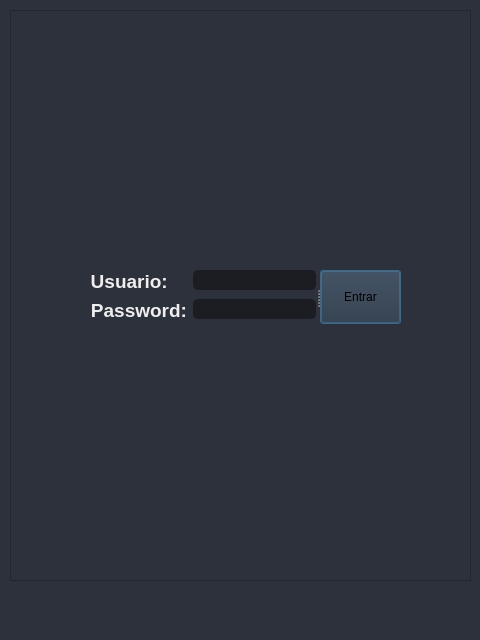
<?xml version="1.0" encoding="UTF-8"?>
<ui version="4.0">
 <class>MainWindow</class>
 <widget class="QMainWindow" name="MainWindow">
  <property name="geometry">
   <rect>
    <x>0</x>
    <y>0</y>
    <width>480</width>
    <height>640</height>
   </rect>
  </property>
  <property name="maximumSize">
   <size>
    <width>480</width>
    <height>640</height>
   </size>
  </property>
  <property name="windowTitle">
   <string>Login</string>
  </property>
  <property name="styleSheet">
   <string notr="true">background-color: rgb(44, 49, 60);</string>
  </property>
  <widget class="QWidget" name="centralwidget">
   <widget class="QFrame" name="frame">
    <property name="geometry">
     <rect>
      <x>10</x>
      <y>10</y>
      <width>461</width>
      <height>571</height>
     </rect>
    </property>
    <property name="frameShape">
     <enum>QFrame::StyledPanel</enum>
    </property>
    <property name="frameShadow">
     <enum>QFrame::Raised</enum>
    </property>
    <widget class="QLabel" name="label_3">
     <property name="geometry">
      <rect>
       <x>310</x>
       <y>40</y>
       <width>131</width>
       <height>91</height>
      </rect>
     </property>
     <property name="styleSheet">
      <string notr="true">border-image: url(:/your-logo-here2.png);</string>
     </property>
     <property name="text">
      <string/>
     </property>
    </widget>
    <widget class="QSplitter" name="splitter">
     <property name="geometry">
      <rect>
       <x>80</x>
       <y>260</y>
       <width>311</width>
       <height>54</height>
      </rect>
     </property>
     <property name="orientation">
      <enum>Qt::Horizontal</enum>
     </property>
     <widget class="QWidget" name="layoutWidget">
      <layout class="QFormLayout" name="formLayout">
       <item row="0" column="0">
        <widget class="QLabel" name="label">
         <property name="styleSheet">
          <string notr="true">color: rgb(238, 238, 236);</string>
         </property>
         <property name="text">
          <string>&lt;html&gt;&lt;head/&gt;&lt;body&gt;&lt;p align=&quot;right&quot;&gt;&lt;span style=&quot; font-size:14pt; font-weight:600;&quot;&gt;Usuario: &lt;/span&gt;&lt;/p&gt;&lt;/body&gt;&lt;/html&gt;</string>
         </property>
        </widget>
       </item>
       <item row="0" column="1">
        <widget class="QLineEdit" name="user">
         <property name="styleSheet">
          <string notr="true">QLineEdit {
	color: rgb(238, 238, 236);
	background-color: rgb(27, 29, 35);
	border-radius: 5px;
	border: 2px solid rgb(27, 29, 35);
	padding-left: 10px;
}
QLineEdit:hover {
	border: 2px solid rgb(64, 71, 88);
}
QLineEdit:focus {
	border: 2px solid rgb(91, 101, 124);
}</string>
         </property>
         <property name="placeholderText">
          <string/>
         </property>
        </widget>
       </item>
       <item row="1" column="0">
        <widget class="QLabel" name="label_2">
         <property name="styleSheet">
          <string notr="true">color: rgb(238, 238, 236);</string>
         </property>
         <property name="text">
          <string>&lt;html&gt;&lt;head/&gt;&lt;body&gt;&lt;p align=&quot;right&quot;&gt;&lt;span style=&quot; font-size:14pt; font-weight:600;&quot;&gt;Password:&lt;/span&gt;&lt;/p&gt;&lt;/body&gt;&lt;/html&gt;</string>
         </property>
        </widget>
       </item>
       <item row="1" column="1">
        <widget class="QLineEdit" name="password">
         <property name="styleSheet">
          <string notr="true">QLineEdit {
	color: rgb(238, 238, 236);
	background-color: rgb(27, 29, 35);
	border-radius: 5px;
	border: 2px solid rgb(27, 29, 35);
	padding-left: 10px;
}
QLineEdit:hover {
	border: 2px solid rgb(64, 71, 88);
}
QLineEdit:focus {
	border: 2px solid rgb(91, 101, 124);
}</string>
         </property>
         <property name="echoMode">
          <enum>QLineEdit::Password</enum>
         </property>
        </widget>
       </item>
      </layout>
     </widget>
     <widget class="QPushButton" name="ButtonLogin">
      <property name="mouseTracking">
       <bool>true</bool>
      </property>
      <property name="tabletTracking">
       <bool>true</bool>
      </property>
      <property name="styleSheet">
       <string notr="true">color: rgb(238, 238, 236);
QCommandLinkButton {	
	color: rgb(85, 170, 255);
	border-radius: 5px;
	padding: 5px;
}
QCommandLinkButton:hover {	
	color: rgb(210, 210, 210);
	background-color: rgb(44, 49, 60);
}
QCommandLinkButton:pressed {	
	color: rgb(210, 210, 210);
	background-color: rgb(52, 58, 71);
}</string>
      </property>
      <property name="text">
       <string>Entrar</string>
      </property>
      <property name="autoDefault">
       <bool>true</bool>
      </property>
      <property name="default">
       <bool>true</bool>
      </property>
      <property name="flat">
       <bool>false</bool>
      </property>
     </widget>
    </widget>
    <widget class="QLabel" name="label_4">
     <property name="geometry">
      <rect>
       <x>80</x>
       <y>60</y>
       <width>311</width>
       <height>191</height>
      </rect>
     </property>
     <property name="styleSheet">
      <string notr="true">image: url(:/images/images/settings.png);</string>
     </property>
     <property name="text">
      <string/>
     </property>
    </widget>
   </widget>
  </widget>
  <widget class="QStatusBar" name="statusbar"/>
 </widget>
 <resources>
  <include location="files.qrc"/>
 </resources>
 <connections/>
</ui>
